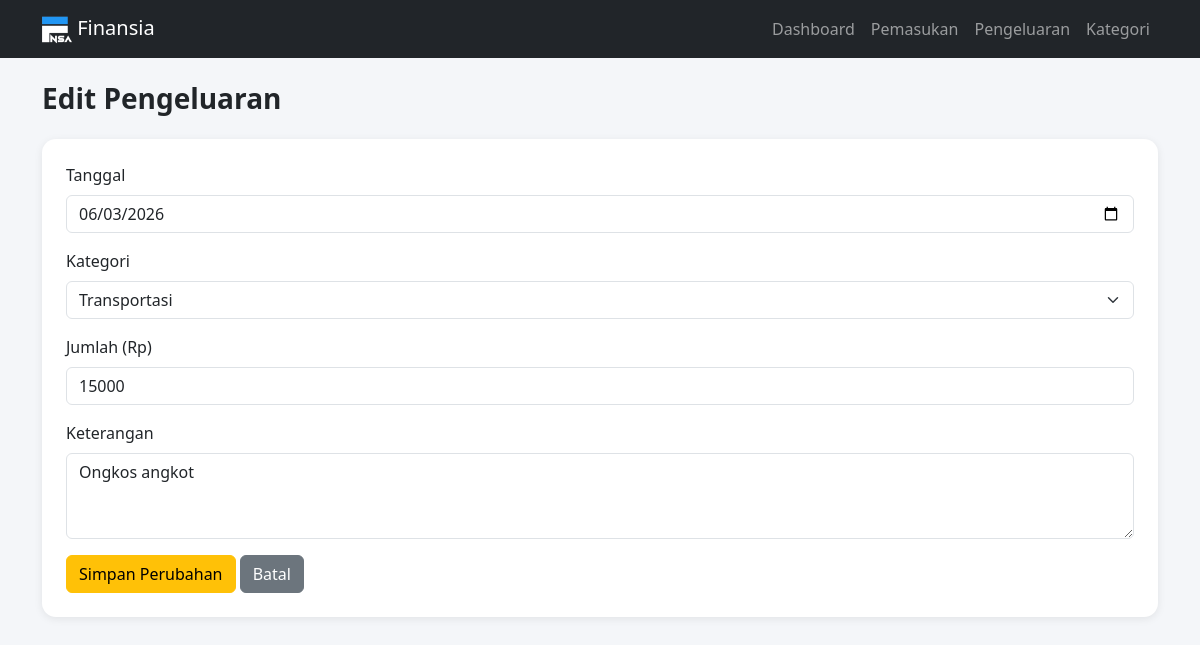
The page /pages/pengeluaran/edit.php?id=2 on the database its author committed.
### tables this page shows
CREATE TABLE `pengeluaran` (
  `id_pengeluaran` int NOT NULL,
  `tanggal` date NOT NULL,
  `jumlah` int NOT NULL,
  `keterangan` text,
  `id_kategori` int DEFAULT NULL
);

CREATE TABLE `kategori` (
  `id_kategori` int NOT NULL,
  `nama_kategori` varchar(100) NOT NULL,
  `tipe` enum('pemasukan','pengeluaran') NOT NULL
);

### pages/pengeluaran/edit.php (the view, shortened to what this page needs)
<?php
require_once '../../config/koneksi.php';
$base = "../../";
$id = intval($_GET['id']);
$query = mysqli_query($koneksi, "SELECT * FROM pengeluaran WHERE id_pengeluaran = $id");
$row = mysqli_fetch_assoc($query);
$kategori = mysqli_query($koneksi, "SELECT * FROM kategori WHERE tipe = 'pengeluaran' ORDER BY nama_kategori");
?>
<!DOCTYPE html>
<html lang="id">
<head>
    <link href="https://cdn.jsdelivr.net/npm/bootstrap@5.3.3/dist/css/bootstrap.min.css" rel="stylesheet">
    <link href="<?= $base ?>assets/css/style.css" rel="stylesheet">
</head>
<body>
<?php include '../../config/navbar.php'; ?>
<div class="container">
    <h3 class="page-title">Edit Pengeluaran</h3>
    <div class="card card-dashboard">
        <div class="card-body">
            <form method="POST" action="edit.php?id=<?= $id ?>">
                <div class="mb-3">
                    <label class="form-label">Tanggal</label>
                    <input type="date" name="tanggal" class="form-control" value="<?= $row['tanggal'] ?>" required>
                </div>
                <div class="mb-3">
                    <label class="form-label">Kategori</label>
                    <select name="id_kategori" class="form-select" required>
                        <?php while ($k = mysqli_fetch_assoc($kategori)): ?>
                            <option value="<?= $k['id_kategori'] ?>" <?= $k['id_kategori'] == $row['id_kategori'] ? 'selected' : '' ?>>
                                <?= htmlspecialchars($k['nama_kategori']) ?>
                            </option>
                        <?php endwhile; ?>
                    </select>
                </div>
                <div class="mb-3">
                    <label class="form-label">Jumlah (Rp)</label>
                    <input type="number" name="jumlah" class="form-control" min="0" value="<?= $row['jumlah'] ?>" required>
                </div>
                <div class="mb-3">
                    <label class="form-label">Keterangan</label>
                    <textarea name="keterangan" class="form-control" rows="3"><?= htmlspecialchars($row['keterangan']) ?></textarea>
                </div>
                <button type="submit" class="btn btn-warning">Simpan Perubahan</button>
                <a href="index.php" class="btn btn-secondary">Batal</a>
            </form>
        </div>
    </div>
</div>
</body>
</html>

### assets/css/style.css (style rules this page uses)
body { background-color: #f4f6f9; }
.card-dashboard { border: none; border-radius: 14px; box-shadow: 0 2px 8px rgba(0, 0, 0, 0.08); }
.card-dashboard .card-body { padding: 1.5rem; }
.page-title { margin-bottom: 1.5rem; font-weight: 600; }

### rows shown on the page
pengeluaran: tanggal "06/03/2026", id_kategori "Transportasi", jumlah "15000", keterangan "Ongkos angkot"
